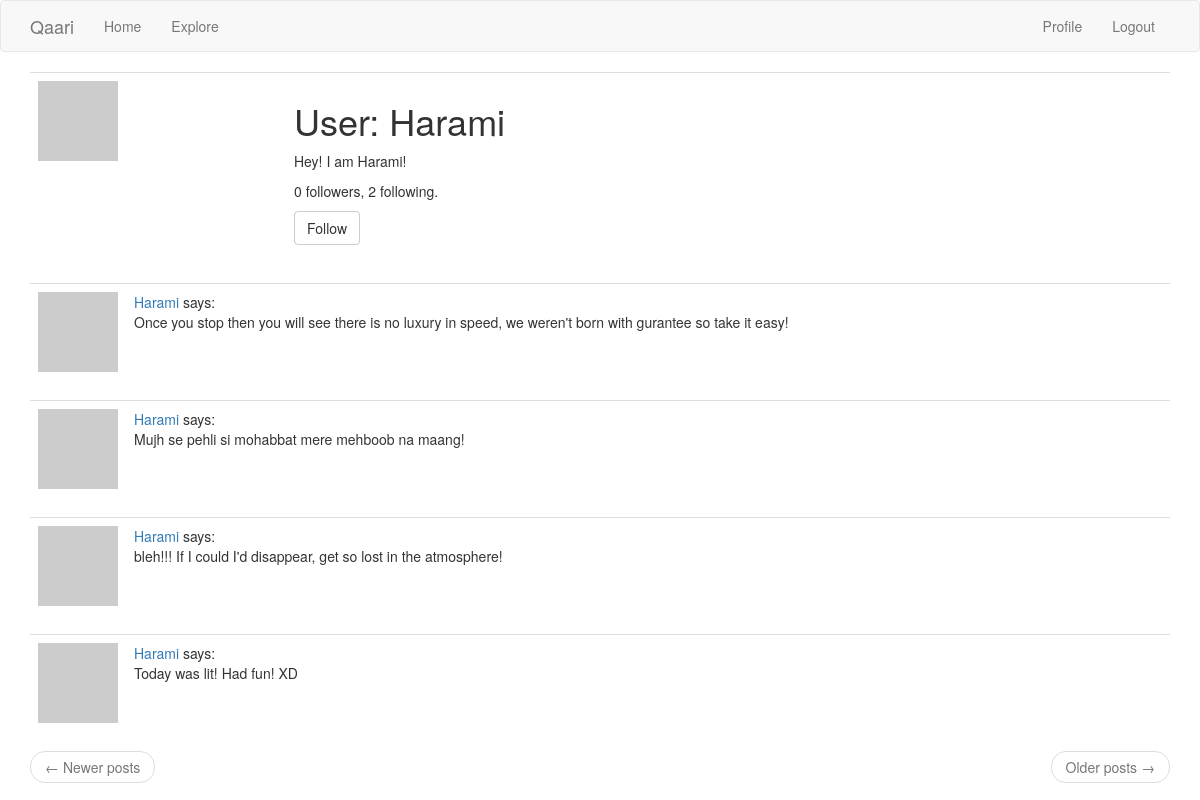
Page /user/Harami (signed in) on the committed database.
### app/models.py (models this page shows, shortened)
class User(UserMixin, db.Model):
    id = db.Column(db.Integer, primary_key=True)
    username = db.Column(db.String(64), index=True, unique=True)
    email = db.Column(db.String(120), index=True, unique=True)
    password_hash = db.Column(db.String(128))
    about_me = db.Column(db.String(140))
    last_seem = db.Column(db.DateTime, default=datetime.utcnow)
    posts = db.relationship('Post', backref='author', lazy='dynamic')
    followed = db.relationship(
        'User', secondary=followers,
        primaryjoin=(followers.c.follower_id == id),
        secondaryjoin=(followers.c.followed_id == id),
        backref=db.backref('followers', lazy='dynamic'), lazy='dynamic')
    def is_following(self, user):
        return self.followed.filter(
            followers.c.followed_id == user.id).count() > 0
    def avatar(self, size):
        digest = md5(self.email.lower().encode('utf-8')).hexdigest()
        return 'https://www.gravatar.com/avatar/{}?d=identicon&s={}'.format(
            digest, size)

class Post(db.Model):
    id = db.Column(db.Integer, primary_key=True)
    body = db.Column(db.String(140))
    timestamp = db.Column(db.DateTime, index=True, default=datetime.utcnow)
    user_id = db.Column(db.Integer, db.ForeignKey('user.id'))

### app/routes.py (the view)
@app.route('/user/<username>')
@login_required
def user(username):
    user = User.query.filter_by(username=username).first_or_404()
    page = request.args.get('page', 1, type=int)
    posts = user.posts.order_by(Post.timestamp.desc()).paginate(
        page, app.config['POSTS_PER_PAGE'], False)
    next_url = url_for('user', username=username, page=posts.next_num)\
        if posts.has_next else None
    prev_url = url_for('user', username=user.username, page=posts.prev_num)\
        if posts.has_prev else None
    form = EmptyForm()
    return render_template('user.html', user=user, posts=posts.items,
                           next_url=next_url, prev_url=prev_url, form=form)

### app/forms.py
class EmptyForm(FlaskForm):
    submit = SubmitField('Submit')

### app/models.py (called while the page is built)
@login.user_loader
def load_user(id):
    return User.query.get(int(id))

### app/routes.py (called while the page is built)
@app.before_request
def before_request():
    if current_user.is_authenticated:
        current_user.last_seem = datetime.utcnow()
        db.session.commit()

### app/templates/user.html (shortened to what this page needs)
{% extends "base.html" %}
{% block app_content %}
    <table class="table table-hover">
        <tr>
            <td width="256px"><img src="{{ user.avatar(256) }}"></td>
            <td>
                <h1>User: {{ user.username }}</h1>
                {% if user.about_me %}<p>{{ user.about_me }}</p>{% endif %}
                <p>{{ user.followers.count() }} followers, {{ user.followed.count() }} following.</p>
                {% if user == current_user %}
                <p><a href="{{ url_for('edit_profile') }}">Edit your profile</a></p>
                {% elif not current_user.is_following(user) %}
                <p>
                    <form action="{{ url_for('follow', username=user.username) }}" method="post">
                        {{ form.submit(value='Follow', class_='btn btn-default') }}
                    </form>
                </p>
                {% endif %}
            </td>
        </tr>
    </table>
    {% for post in posts %}
        {% include '_post.html' %}
    {% endfor %}
    <nav aria-label="...">
        <ul class="pager">
            <li class="previous{% if not prev_url %} disabled{% endif %}">
                <a href="{{ prev_url or '#' }}">
                    <span aria-hidden="true">&larr;</span> Newer posts
                </a>
            </li>
            <li class="next{% if not next_url %} disabled{% endif %}">
                <a href="{{ next_url or '#' }}">
                    Older posts <span aria-hidden="true">&rarr;</span>
                </a>
            </li>
        </ul>
    </nav>
{% endblock %}

### app/templates/_post.html
    <table class="table table-hover">
        <tr>
            <td width="70px">
                <a href="{{ url_for('user', username=post.author.username) }}">
                    <img src="{{ post.author.avatar(70) }}" />
                </a>
            </td>
            <td>
                <a href="{{ url_for('user', username=post.author.username) }}">
                    {{ post.author.username }}
                </a>
                says:
                <br>
                {{ post.body }}
            </td>
        </tr>
    </table>

### rows in the picture
User: username "Harami", about_me "Hey! I am Harami!"
Post: author.username "Harami", body "Once you stop then you will see there is no luxury in speed, we weren't born with gurantee so take it easy!"
Post: author.username "Harami", body "Mujh se pehli si mohabbat mere mehboob na maang!"
Post: author.username "Harami", body "bleh!!! If I could I'd disappear, get so lost in the atmosphere!"
Post: author.username "Harami", body "Today was lit! Had fun! XD"

### other values in the picture
{{ user.followers.count() }} "0"
{{ user.followed.count() }} "2"
